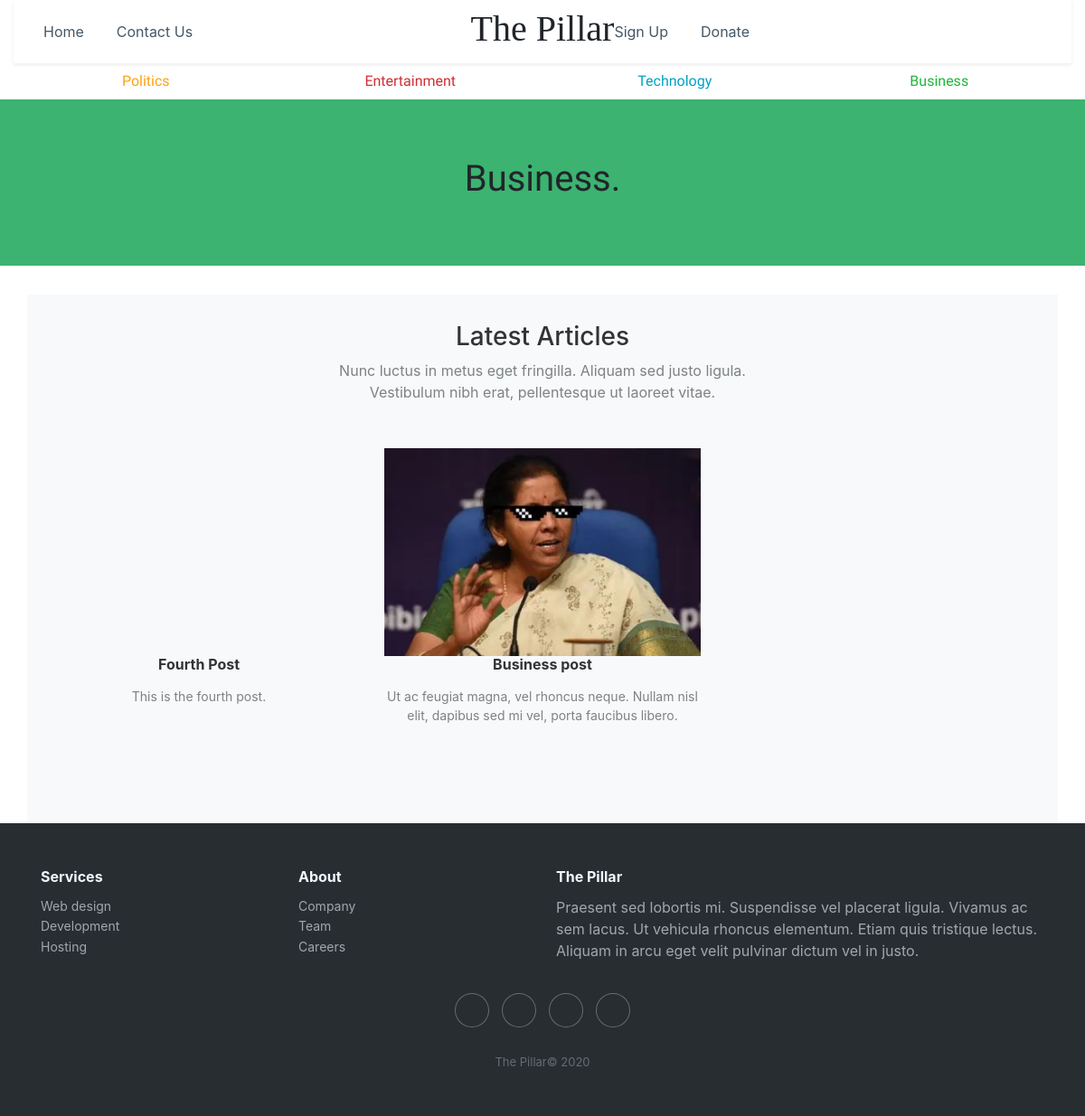
The app's page /section/Business with its own data.
### landingpage/models.py (models this page shows, shortened)
class BlogPost( models.Model ) :
    post_title = models.CharField( verbose_name='Title', max_length=200, default="Blog post", primary_key=True )
    post_desc = models.TextField( verbose_name='Description', max_length=100 )
    post_text = models.TextField( verbose_name='Story')
    post_date = models.DateField( verbose_name='Date published' )
    post_img = models.ImageField( verbose_name='Thumbnail',null=True )
    post_tag = models.CharField( verbose_name='Tag',max_length=20, choices=tag_choices, default=GENERAL )
    custom_tag = models.ManyToManyField(CustomTag)
    featured = models.BooleanField( default=False )
    def get_posts_with_tag(tag) :
        matching_blogs = BlogPost.objects.filter( post_tag=tag )
        return matching_blogs

### landingpage/views.py (the view)
# urls.py: path('section/<section_tag>',views.section,name='section'),
def section(request,section_tag):
    section_blogs=BlogPost.get_posts_with_tag(section_tag)
    section_color="gray"
    if section_tag.lower()=="politics":
        section_color="orange"
    elif section_tag.lower()=="entertainment":
        section_color="tomato"
    elif section_tag.lower()=="technology":
        section_color="dodgerblue"
    elif section_tag.lower()=="business":
        section_color="mediumseagreen"
    context={
        'blog_list': section_blogs,
        'title': section_tag,
        'section_color': section_color,
    }
    return render( request, 'landingpage/newsection.html', context )

### landingpage/templates/landingpage/newsection.html (shortened to what this page needs)
<!DOCTYPE html>
<html>
<head>
    <link rel="stylesheet" href="https://cdnjs.cloudflare.com/ajax/libs/twitter-bootstrap/4.4.1/css/bootstrap.min.css">
    <link rel="stylesheet" href="https://cdnjs.cloudflare.com/ajax/libs/font-awesome/4.7.0/css/font-awesome.min.css">
    <link rel="stylesheet" href="https://cdnjs.cloudflare.com/ajax/libs/ionicons/2.0.1/css/ionicons.min.css">
    {% load static %}
    <link rel="stylesheet" href="{% static 'landingpage/css/section.min.css' %}">
</head>
<body>
    <div class="container-fluid">
        <nav class="navbar navbar-light navbar-expand-md shadow-sm navigation-clean-search" style="background-color: rgba(255,255,255,0);/*z-index: -1;*/opacity: 1;width: 100%;padding: 15px;padding-right: 0px;padding-left: 0px;">
            <div class="container-fluid">
                <div class="collapse navbar-collapse"
                    id="navcol-1">
                    <ul class="nav navbar-nav">
                        <li class="nav-item d-flex" role="presentation"><a class="nav-link" href="{% url 'index' %}">Home</a></li>
                        <li class="nav-item" role="presentation"><a class="nav-link" href="{% url 'contact' %}">Contact Us</a></li>
                    </ul>
                    <ul class="nav navbar-nav ml-auto">
                        <li class="nav-item" role="presentation"><a class="nav-link" href="#" data-toggle="modal" data-target="#subscribe">Sign Up</a></li>
                        <li class="nav-item" role="presentation"><a class="nav-link" href="{% url 'donate' %}">Donate</a></li>
                    </ul>
                    <form class="form-inline" action="/search" style="margin: 0px;margin-left: 0px;width: 323px;padding-left: 20px;">
                        <div class="form-group" style="width: 323px;"><label for="search-field"><i class="icon ion-search" style="padding: 0px;width: 25px;height: 40px;font-size: 30px;"></i></label><input class="form-control search-field" type="search" id="search-field" name="search" style="width: 182px;"></div>
                    </form>
                </div>
            </div>
        </nav>
        <div class="row" style="position: absolute;width: 100%;top: 0;z-index: -1;">
            <div class="col">
                <h1 class="text-center" style="/*position: absolute;*/font-family: 'Playfair Display SC', serif;font-size: 40px;padding: 10px;padding-top: 8px;">The Pillar</h1>
            </div>
        </div>
    <ul class="nav nav-justified d-sm-block d-lg-flex" style="font-family: Adamina, serif;">
        <li class="nav-item"><a class="nav-link" href="{% url 'section' 'Politics' %}" style="color: #fca311;">Politics</a></li>
        <li class="nav-item"><a class="nav-link" href="{% url 'section' 'Entertainment' %}" style="color: #d12d33;">Entertainment</a></li>
        <li class="nav-item"><a class="nav-link" href="{% url 'section' 'Technology' %}" style="color: #00a0c4;">Technology</a></li>
        <li class="nav-item"><a class="nav-link" href="{% url 'section' 'Business' %}" style="color: #1eb53a;">Business</a></li>
    </ul>
    </div>
    <div class="jumbotron jumbotron-fluid" style="background-color: {{ section_color }};">
        <h1 class="text-center" style="font-family: Adamina, serif;">{{ title }}.</h1>
    </div>
    <div class="article-list">
        <div class="container bg-light shadow-none" style="margin-top: 20px;">
            <div class="intro" style="padding-top: 30px;">
                <h3 class="text-center">Latest Articles</h3>
                <p class="text-center">Nunc luctus in metus eget fringilla. Aliquam sed justo ligula. Vestibulum nibh erat, pellentesque ut laoreet vitae. </p>
            </div>
            <div class="row articles">
                {% for blog in blog_list %}
                <div class="col-sm-6 col-md-4 item">
                    <a href="{% url 'post' blog.post_title %}">
                        <div class="img" data-aos="fade-right" style="float: left;width: 350px;height: 230px;background-size: cover;background-image: url({{ blog.post_img.url }});"></div>
                    </a>
                    <h3 class="name">{{ blog.post_title }}</h3>
                    <p class="description">{{ blog.post_desc }}</p>
                </div>
                {% endfor %}
            </div>
        </div>
    </div>
            <div class="footer-dark">
                <footer>
                    <div class="container">
                        <div class="row">
                            <div class="col-sm-6 col-md-3 item">
                                <h3>Services</h3>
                                <ul>
                                    <li><a href="#">Web design</a></li>
                                    <li><a href="#">Development</a></li>
                                    <li><a href="#">Hosting</a></li>
                                </ul>
                            </div>
                            <div class="col-sm-6 col-md-3 item">
                                <h3>About</h3>
                                <ul>
                                    <li><a href="#">Company</a></li>
                                    <li><a href="#">Team</a></li>
                                    <li><a href="#">Careers</a></li>
                                </ul>
                            </div>
                            <div class="col-md-6 item text">
                                <h3>The Pillar</h3>
                                <p>Praesent sed lobortis mi. Suspendisse vel placerat ligula. Vivamus ac sem lacus. Ut vehicula rhoncus elementum. Etiam quis tristique lectus. Aliquam in arcu eget velit pulvinar dictum vel in justo.</p>
                            </div>
                            <div class="col item social"><a href="#"></a><a href="#"></a><a href="#"></a><a href="#"></a></div>
                        </div>
                        <p class="copyright">The Pillar© 2020</p>
                    </div>
                </footer>
            </div>
</body>
</html>

### records on screen
BlogPost: post_title "Fourth Post", post_desc "This is the fourth post."
BlogPost: post_img (picture), post_title "Business post", post_desc "Ut ac feugiat magna, vel rhoncus neque. Nullam nisl elit, dapibus sed mi vel, porta faucibus libero."

### other values on screen
{{ title }} "Business"
